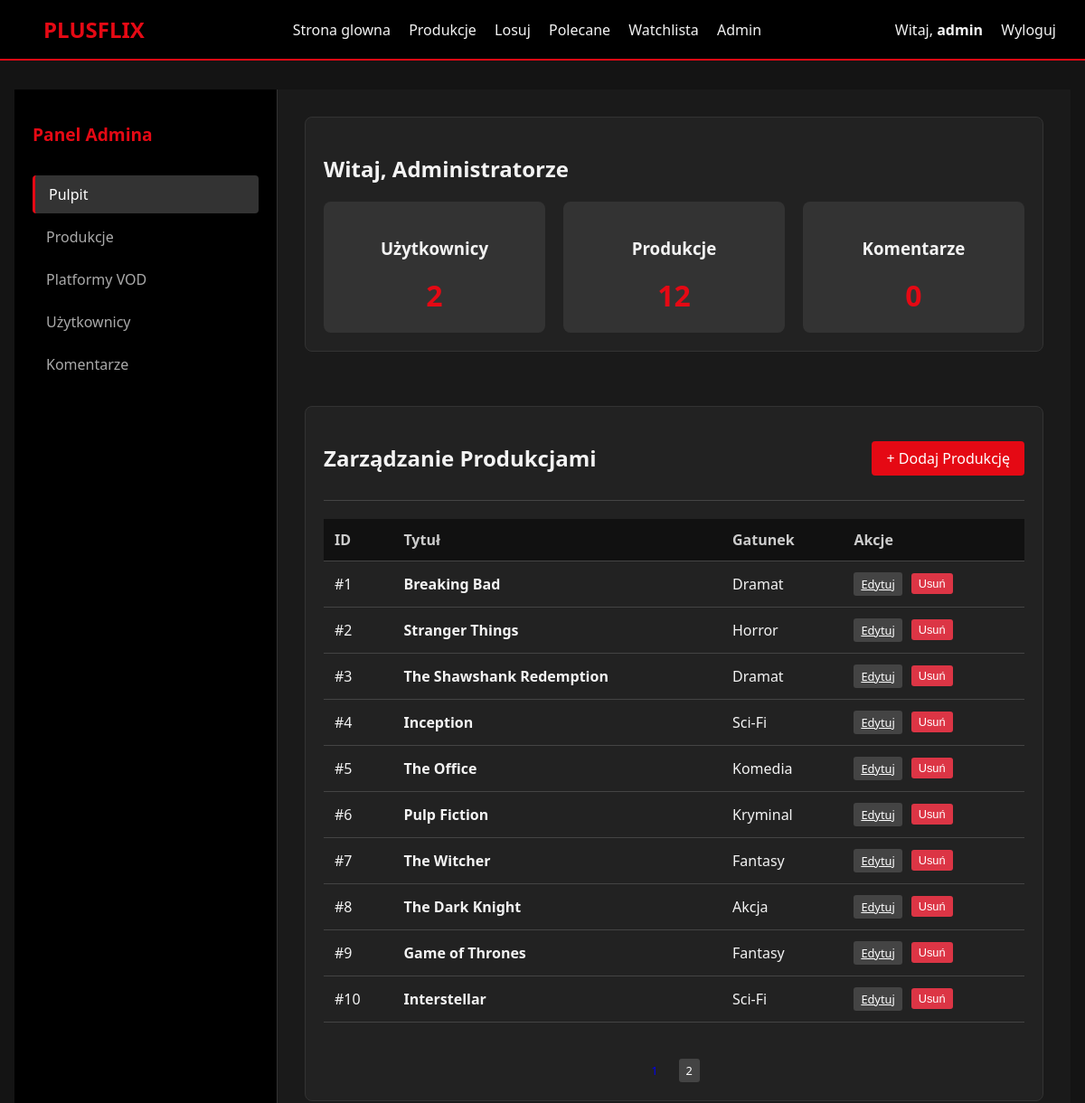
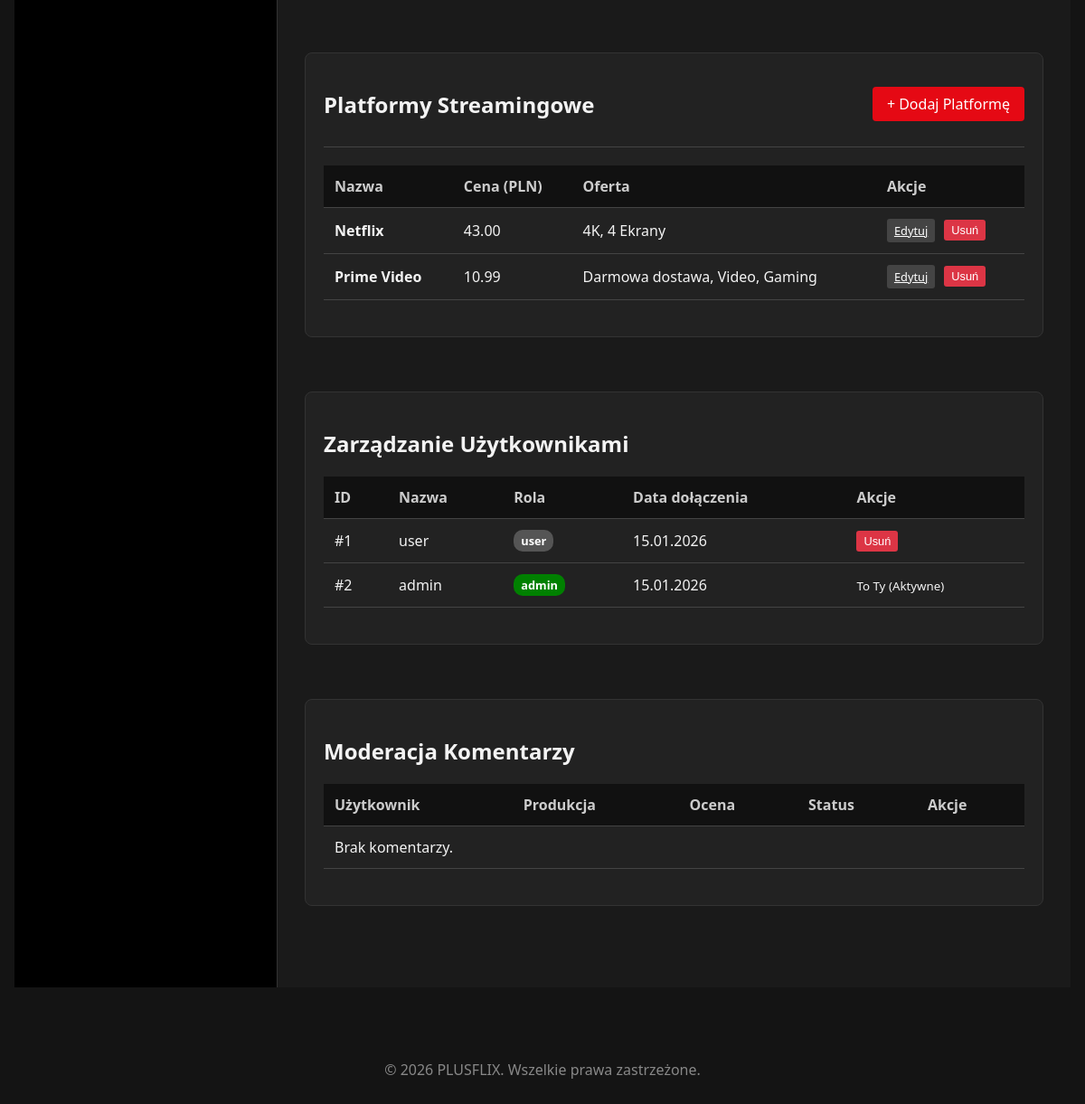
The app's page /public/pages/admin (signed in) with its own data (2 pictures, top to bottom).
### tables this page shows
CREATE TABLE IF NOT EXISTS productions (
    id INT AUTO_INCREMENT PRIMARY KEY,
    title VARCHAR(255) NOT NULL,
    type VARCHAR(50) NOT NULL,
    genre_id INT,
    description TEXT,
    streaming_platforms_id INT,
    year INT,
    rating DECIMAL(3,1),
    created_at TIMESTAMP DEFAULT CURRENT_TIMESTAMP,
    FOREIGN KEY (genre_id) REFERENCES genres(id),
    FOREIGN KEY (streaming_platforms_id) REFERENCES streaming_platforms(id)
    );

CREATE TABLE IF NOT EXISTS genres (
    id INT AUTO_INCREMENT PRIMARY KEY,
    name VARCHAR(100) NOT NULL UNIQUE
);

CREATE TABLE IF NOT EXISTS streaming_platforms (
    id INT AUTO_INCREMENT PRIMARY KEY,
    name VARCHAR(100) NOT NULL,
    price DECIMAL(10,2),
    offer TEXT
    );

CREATE TABLE IF NOT EXISTS users (
    id INT AUTO_INCREMENT PRIMARY KEY,
    username VARCHAR(50) NOT NULL UNIQUE,
    password VARCHAR(255) NOT NULL,
    role ENUM('user', 'admin') NOT NULL DEFAULT 'user',
    created_at TIMESTAMP DEFAULT CURRENT_TIMESTAMP
);

### app/Views/pages/admin.php (the view, shortened to what the rows shown need)
<div class="admin-container">
    <aside class="admin-sidebar">
        <h2>Panel Admina</h2>
    </aside>
    <main class="admin-content">
        <section id="dashboard" class="admin-section">
            <h1>Witaj, Administratorze</h1>
        </section>
        <section id="productions" class="admin-section">
            <div class="section-header">
                <h2>Zarządzanie Produkcjami</h2>
            </div>
            <div class="table-responsive">
                <table class="admin-table">
                    <thead>
                    <tr><th>ID</th><th>Tytuł</th><th>Gatunek</th><th>Akcje</th></tr>
                    </thead>
                    <tbody>
                    <?php if(!empty($data['movies'])) : ?>
                        <?php foreach($data['movies'] as $movie) : ?>
                            <tr>
                                <td>#<?php echo $movie->id; ?></td>
                                <td><strong><?php echo htmlspecialchars($movie->title); ?></strong></td>
                                <td><?php echo htmlspecialchars($movie->genre); ?></td>
                                <td>
                                    <div class="flex-gap-5">
                                        <a href="<?php echo URLROOT; ?>/pages/editProduction/<?php echo $movie->id; ?>" class="btn-sm btn-edit">Edytuj</a>
                                        <form action="<?php echo URLROOT; ?>/pages/deleteProduction/<?php echo $movie->id; ?>" method="post" onsubmit="return confirm('Czy na pewno chcesz usunąć tę produkcję?');">
                                            <button type="submit" class="btn-sm btn-delete">Usuń</button>
                                        </form>
                                    </div>
                                </td>
                            </tr>
                        <?php endforeach; ?>
                    <?php else : ?>
                        <tr><td colspan="4" class="text-center">Brak produkcji do wyświetlenia.</td></tr>
                    <?php endif; ?>
                    </tbody>
                </table>
            </div>
        </section>
        <section id="streaming" class="admin-section">
            <div class="section-header">
                <h2>Platformy Streamingowe</h2>
            </div>
            <div class="table-responsive">
                <table class="admin-table">
                    <thead>
                    <tr><th>Nazwa</th><th>Cena (PLN)</th><th>Oferta</th><th>Akcje</th></tr>
                    </thead>
                    <tbody>
                    <?php if(!empty($data['platforms'])) : ?>
                        <?php foreach($data['platforms'] as $platform) : ?>
                            <tr>
                                <td><strong><?php echo htmlspecialchars($platform->name); ?></strong></td>
                                <td><?php echo number_format($platform->price, 2); ?></td>
                                <td><?php echo htmlspecialchars($platform->offer); ?></td>
                                <td>
                                    <div class="flex-gap-5">
                                        <a href="<?php echo URLROOT; ?>/pages/editPlatform/<?php echo $platform->id; ?>" class="btn-sm btn-edit">Edytuj</a>
                                        <form action="<?php echo URLROOT; ?>/pages/deletePlatform/<?php echo $platform->id; ?>" method="post" onsubmit="return confirm('Czy na pewno chcesz usunąć tę platformę?');">
                                            <button type="submit" class="btn-sm btn-delete">Usuń</button>
                                        </form>
                                    </div>
                                </td>
                            </tr>
                        <?php endforeach; ?>
                    <?php else: ?>
                        <tr><td colspan="4" class="text-center">Brak zdefiniowanych platform.</td></tr>
                    <?php endif; ?>
                    </tbody>
                </table>
            </div>
        </section>
        <section id="users" class="admin-section">
            <h2>Zarządzanie Użytkownikami</h2>
            <div class="table-responsive">
                <table class="admin-table">
                    <thead>
                    <tr><th>ID</th><th>Nazwa</th><th>Rola</th><th>Data dołączenia</th><th>Akcje</th></tr>
                    </thead>
                    <tbody>
                    <?php if(!empty($data['users'])) : ?>
                        <?php foreach($data['users'] as $user) : ?>
                            <tr>
                                <td>#<?php echo $user->id; ?></td>
                                <td><?php echo htmlspecialchars($user->username); ?></td>
                                <td>
                                    <span class="badge <?php echo ($user->role == 'admin') ? 'badge-approved' : 'badge-user'; ?>">
                                        <?php echo $user->role; ?>
                                    </span>
                                </td>
                                <td><?php echo date('d.m.Y', strtotime($user->created_at)); ?></td>
                                <td>
                                    <?php if($user->id != $_SESSION['user_id']) : ?>
                                        <form action="<?php echo URLROOT; ?>/pages/deleteUser/<?php echo $user->id; ?>" method="post" onsubmit="return confirm('Usunąć tego użytkownika?');">
                                            <button type="submit" class="btn-sm btn-delete">Usuń</button>
                                        </form>
                                    <?php else: ?>
                                        <small>To Ty (Aktywne)</small>
                                    <?php endif; ?>
                                </td>
                            </tr>
                        <?php endforeach; ?>
                    <?php endif; ?>
                    </tbody>
                </table>
            </div>
        </section>
        <section id="comments" class="admin-section">
            <h2>Moderacja Komentarzy</h2>
            <div class="table-responsive">
                <table class="admin-table">
                    <thead>
                    <tr>
                        <th>Użytkownik</th>
                        <th>Produkcja</th>
                        <th>Ocena</th>
                        <th>Status</th>
                        <th>Akcje</th>
                    </tr>
                    </thead>
                </table>
            </div>
        </section>
    </main>
</div>

### records on screen
productions: id "1", title "Breaking Bad", genre.name "Dramat"
productions: id "2", title "Stranger Things", genre.name "Horror"
productions: id "3", title "The Shawshank Redemption", genre.name "Dramat"
productions: id "4", title "Inception", genre.name "Sci-Fi"
productions: id "5", title "The Office", genre.name "Komedia"
productions: id "6", title "Pulp Fiction", genre.name "Kryminal"
productions: id "7", title "The Witcher", genre.name "Fantasy"
productions: id "8", title "The Dark Knight", genre.name "Akcja"
productions: id "9", title "Game of Thrones", genre.name "Fantasy"
productions: id "10", title "Interstellar", genre.name "Sci-Fi"
streaming_platforms: name "Netflix", price "43.00", offer "4K, 4 Ekrany"
streaming_platforms: name "Prime Video", price "10.99", offer "Darmowa dostawa, Video, Gaming"
users: id "1", username "user", role "user", created_at "15.01.2026"
users: id "2", username "admin", role "admin", created_at "15.01.2026", shows "To Ty (Aktywne)"

### other values on screen
$_SESSION['username'] "admin"
$data['stats']['users'] "2"
$data['stats']['movies'] "12"
$data['stats']['ratings'] "0"
